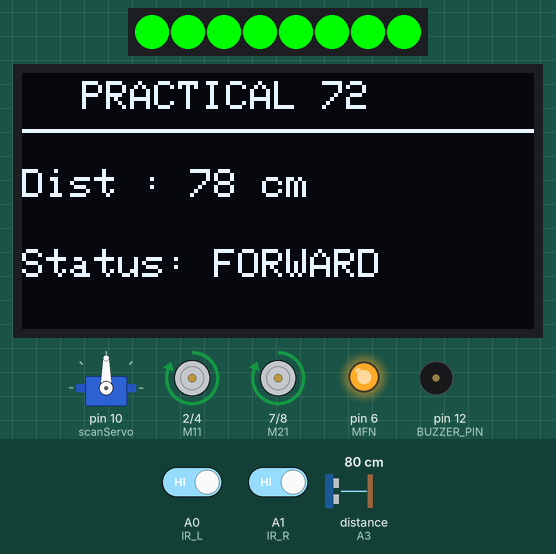
This sketch was run on a simulated Arduino Uno, built with avr-gcc and run on an emulated ATmega328P. Shown: servo, 8 RGB LEDs in strip order, left to right, 128×64 one-colour display, motor-driver pin pairs drawn as motors (green arrow = first pin HIGH = forward, orange = second pin HIGH = backward, longer = more drive), output pins drawn as LEDs (lit = HIGH), buzzer (waves = sounding, pin HIGH). Wiring (inferred from the names in the program): ultrasonic range finder: trigger pin 5; echo A3. Inputs (shaded band) come from the test bench; at power-on: distance to the obstacle (sensor on A3) 80 cm, A1 (IR_R) HIGH, A0 (IR_L) HIGH. The echo pulse lasts 58.3 µs per cm; pins used as bus, display or sensor lines are not drawn; what the sketch prints to the serial monitor is not drawn.

Above: at 1.6 s.
1.7 s: distance to the obstacle (sensor on A3) set to 23 cm
3.2 s: distance to the obstacle (sensor on A3) set to 20 cm
At 4.64 s:
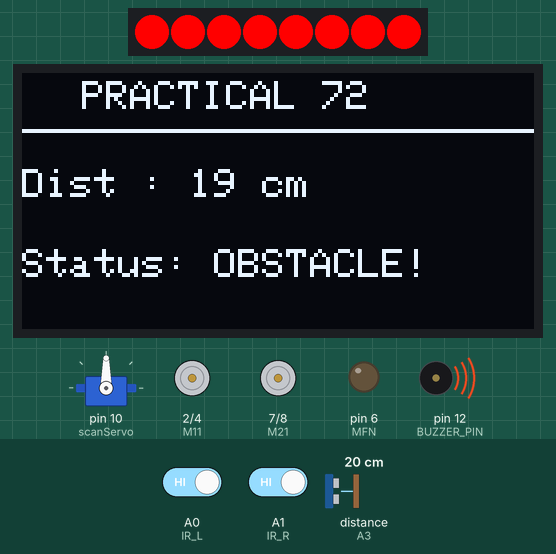
5.0 s: distance to the obstacle (sensor on A3) set to 5 cm
7.1 s: distance to the obstacle (sensor on A3) set to 2 cm
At 8.4 s:
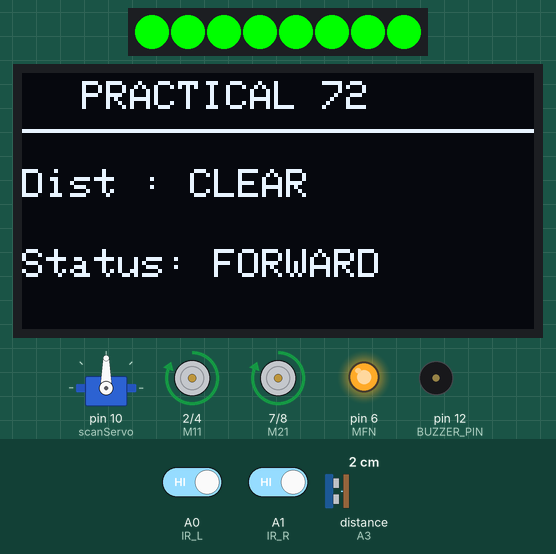
8.7 s: A1 (IR_R) driven LOW
At 9.9 s:
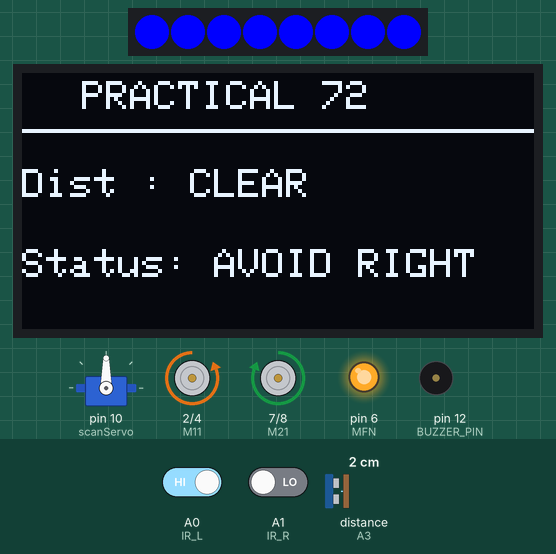
10.2 s: A0 (IR_L) driven LOW
At 11.6 s:
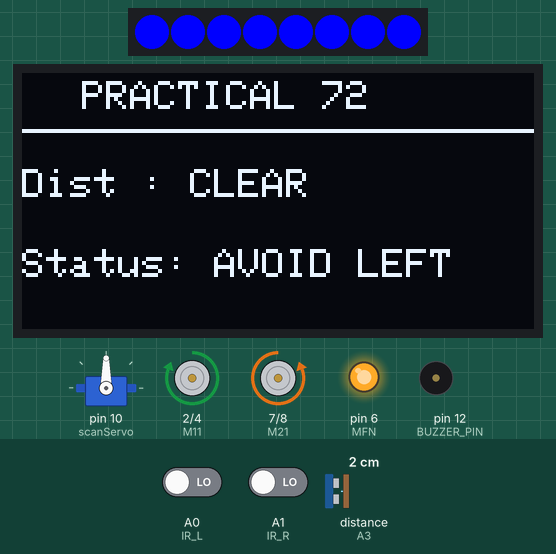
Timing chart, 0 to 12.7 s (numbered marks = the images above; inputs shaded):
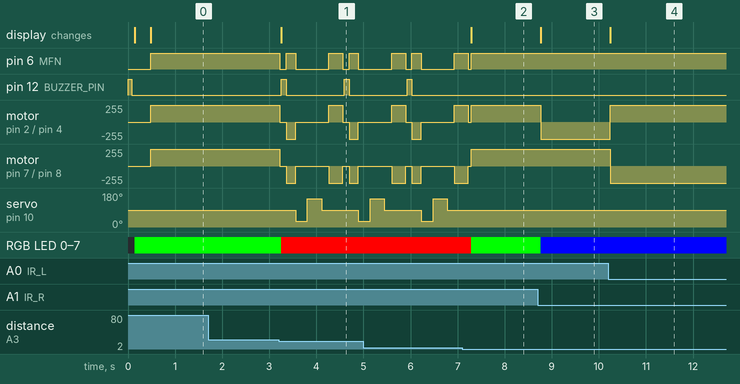

The sketch:

Practical_72.ino
```cpp
/*
=========================================================
   Day 36 | Practical-72 : Combine Code Modules (NO BEEP FIX)
=========================================================
*/

#include <Wire.h>
#include <Servo.h>
#include <Adafruit_GFX.h>
#include <Adafruit_SSD1306.h>
#include <Adafruit_NeoPixel.h>

//================ OLED DISPLAY ===================
#define SCREEN_WIDTH 128
#define SCREEN_HEIGHT 64
Adafruit_SSD1306 display(SCREEN_WIDTH, SCREEN_HEIGHT, &Wire, -1);
bool oledReady = false;

//================ RGB NEOPIXEL ====================
#define RGB_PIN 11
#define NUMPIXELS 8
Adafruit_NeoPixel rgb(NUMPIXELS, RGB_PIN, NEO_GRB + NEO_KHZ800);

//================ SERVO MOTOR ====================
Servo scanServo;

//================ MOTOR DRIVER PINS ==============
#define M11 2
#define M12 4
#define MFN 6
#define M21 7
#define M22 8

//================ SENSORS =======================
#define TRIG_PIN 5
#define ECHO_PIN A3
#define IR_L A0
#define IR_R A1

//================ PERIPHERALS ===================
#define BUZZER_PIN 12

int frontDistance = 100;
String lastStatus = "";

void setRGB(byte r, byte g, byte b) {
  for (int i = 0; i < NUMPIXELS; i++) {
    rgb.setPixelColor(i, rgb.Color(r, g, b));
  }
  rgb.show();
}

void updateDisplay(String statusText) {
  if (!oledReady) return;

  display.clearDisplay();
  display.setTextColor(SSD1306_WHITE);
  display.setTextSize(1);
  display.setCursor(15, 2);
  display.println("PRACTICAL 72");
  display.drawLine(0, 14, 127, 14, SSD1306_WHITE);

  display.setCursor(0, 24);
  display.print("Dist : ");
  if (frontDistance >= 400 || frontDistance <= 0) display.println("CLEAR");
  else { display.print(frontDistance); display.println(" cm"); }

  display.setCursor(0, 44);
  display.print("Status: ");
  display.println(statusText);
  display.display();
}

void processStatus(String status) {
  if (status != lastStatus) {
    updateDisplay(status);
    Serial.print("Status: "); Serial.print(status);
    Serial.print(" | Dist: "); Serial.println(frontDistance);
    lastStatus = status;
  }
}

//================ MOTOR FUNCTIONS =================
void stopCar() {
  digitalWrite(M11, LOW);  digitalWrite(M12, LOW);
  digitalWrite(M21, LOW);  digitalWrite(M22, LOW);
  digitalWrite(MFN, LOW);
}

void forward() {
  digitalWrite(M11, HIGH); digitalWrite(M12, LOW);
  digitalWrite(M21, HIGH); digitalWrite(M22, LOW);
  digitalWrite(MFN, HIGH);
}

void backward() {
  digitalWrite(M11, LOW);  digitalWrite(M12, HIGH);
  digitalWrite(M21, LOW);  digitalWrite(M22, HIGH);
  digitalWrite(MFN, HIGH);
}

void leftTurn() {
  digitalWrite(M11, LOW);  digitalWrite(M12, HIGH);
  digitalWrite(M21, HIGH); digitalWrite(M22, LOW);
  digitalWrite(MFN, HIGH);
}

void rightTurn() {
  digitalWrite(M11, HIGH); digitalWrite(M12, LOW);
  digitalWrite(M21, LOW);  digitalWrite(M22, HIGH);
  digitalWrite(MFN, HIGH);
}

// Strict Distance Reader (Ignores 0 and junk values)
int getDistance() {
  digitalWrite(TRIG_PIN, LOW);
  delayMicroseconds(2);
  digitalWrite(TRIG_PIN, HIGH);
  delayMicroseconds(10);
  digitalWrite(TRIG_PIN, LOW);

  long duration = pulseIn(ECHO_PIN, HIGH, 15000);

  if (duration == 0) return 400; // 0 noise ko direct 400 (Clear) bana do

  int cm = duration * 0.034 / 2;
  if (cm <= 2) return 400; // Fake 0-2cm zero reading filter
  return cm;
}

void setup() {
  Serial.begin(9600);

  // Pins Setup
  pinMode(M11, OUTPUT); pinMode(M12, OUTPUT);
  pinMode(M21, OUTPUT); pinMode(M22, OUTPUT);
  pinMode(MFN, OUTPUT);
  stopCar();

  pinMode(TRIG_PIN, OUTPUT);
  pinMode(ECHO_PIN, INPUT);
  pinMode(IR_L, INPUT);
  pinMode(IR_R, INPUT);

  pinMode(BUZZER_PIN, OUTPUT);
  digitalWrite(BUZZER_PIN, LOW); // Force Buzzer OFF initially

  // Single short beep at start
  digitalWrite(BUZZER_PIN, HIGH); delay(80); digitalWrite(BUZZER_PIN, LOW);

  // Servo Setup
  scanServo.attach(10);
  scanServo.write(90);

  // RGB Setup
  rgb.begin();
  setRGB(0, 255, 0); // Green

  // OLED Setup
  Wire.begin();
  Wire.setClock(100000);
  if (display.begin(SSD1306_SWITCHCAPVCC, 0x3C) || display.begin(SSD1306_SWITCHCAPVCC, 0x3D)) {
    oledReady = true;
  }

  processStatus("SYSTEM READY");
  delay(300);
}

void loop() {
  frontDistance = getDistance();
  int leftIR = digitalRead(IR_L);
  int rightIR = digitalRead(IR_R);

  // 1. REAL FRONT OBSTACLE (Strictly between 3cm and 20cm)
  if (frontDistance >= 3 && frontDistance <= 20) {
    stopCar();
    processStatus("OBSTACLE!");
    setRGB(255, 0, 0); // Red Light

    // Only beep ONCE when valid object is detected
    digitalWrite(BUZZER_PIN, HIGH);
    delay(100);
    digitalWrite(BUZZER_PIN, LOW);

    backward(); delay(200); stopCar();

    // Servo Scan
    scanServo.write(30); delay(250);
    int leftDist = getDistance();
    scanServo.write(150); delay(300);
    int rightDist = getDistance();
    scanServo.write(90); delay(150);

    if (leftDist > rightDist) {
      leftTurn(); delay(300); stopCar();
    } else {
      rightTurn(); delay(300); stopCar();
    }
  }
  // 2. LEFT IR OBSTACLE
  else if (leftIR == LOW) {
    digitalWrite(BUZZER_PIN, LOW);
    processStatus("AVOID LEFT");
    setRGB(0, 0, 255); // Blue
    rightTurn(); delay(150);
  }
  // 3. RIGHT IR OBSTACLE
  else if (rightIR == LOW) {
    digitalWrite(BUZZER_PIN, LOW);
    processStatus("AVOID RIGHT");
    setRGB(0, 0, 255); // Blue
    leftTurn(); delay(150);
  }
  // 4. CLEAR PATH
  else {
    digitalWrite(BUZZER_PIN, LOW); // Force Silent
    processStatus("FORWARD");
    setRGB(0, 255, 0); // Green
    forward();
  }

  delay(30);
}
```

Measured:
- the behaviour switches between 22 and 21 cm on distance to the obstacle (sensor on A3) (found by bisection; images 0 and 1)
- the behaviour switches between 4 and 3 cm on distance to the obstacle (sensor on A3) (found by bisection; images 1 and 2)
- after the input at 1.7 s, every drawn part: stays the same
- after the input at 3.2 s, pin 6 (MFN): goes LOW 0.13 s, HIGH 0.20 s, LOW 0.70 s, HIGH 0.30 s, LOW 0.13 s, HIGH 0.20 s, then LOW, starting at once; pin 12 (BUZZER_PIN): alternates HIGH for 0.10 s and LOW for 1.2 s, starting after 0.06 s
- after the input at 7.1 s, pin 12 (BUZZER_PIN): stops changing and stays LOW; servo on pin 10 (scanServo): stays 90° (without the input it goes to 30° after 0.46 s); RGB LED 0–7: RGB(255, 0, 0) → RGB(0, 255, 0) after 0.19 s; the display: changes after 0.19 s (image 2)
- after the input at 8.7 s, motor on pin 2 (M11) / pin 4 (M12): forward 255/255 → backward 255/255 after 0.06 s; RGB LED 0–7: RGB(0, 255, 0) → RGB(0, 0, 255) after 0.06 s; the display: first changes after 0.06 s (image 3 shows a later state)
- after the input at 10.2 s, motor on pin 2 (M11) / pin 4 (M12): backward 255/255 → forward 255/255 after 0.05 s; motor on pin 7 (M21) / pin 8 (M22): forward 255/255 → backward 255/255 after 0.05 s; the display: changes at once (image 4)
